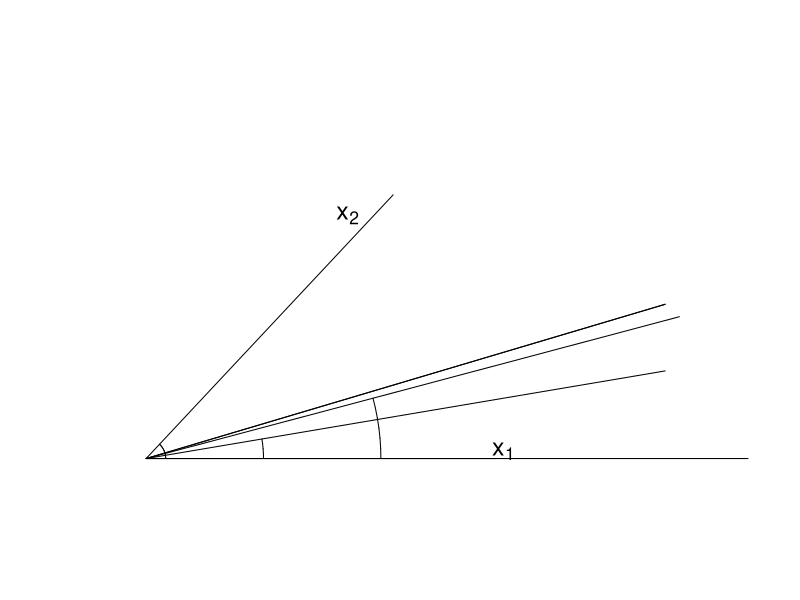

This chart was generated by the following R code:
# author : 2020311198 Dongook Son 손동욱
# 통계적학습이론 과제1

################
# function 정의 #
################

set.seed(1)
data_generation <- function () {
      rm(list = ls())
      n=100
      xx1=rnorm(n)
      xx2=(xx1+rnorm(n))/sqrt(2)
      yy=xx1+xx2/2+rnorm(n)/5

      x1 <<- xx1-mean(xx1)
      x2 <<- xx2-mean(xx2)
      y <<- yy-mean(yy)
}
data_generation()
library(plotrix)

dotproduct <- function(vector1, vector2) {
  return(sum(vector1 * vector2))
}

vector_length <- function(vector) {
  return(sqrt(dotproduct(vector, vector)))
}

angle <- function(vector1, vector2) {
  return(acos(dotproduct(vector1, vector2) / (vector_length(vector1) * vector_length(vector2))))
}

cat("The arcos value(angle) between x1 and x2 is : ", angle(x1, x2))

###################
# Plotting x1, x2 #
###################

# Creates empty plot and variables
plot(1,type="n",axes=F,xlim=c(-1,15),ylim=c(-1,15),xlab="",ylab="")

# pseudo_X1
pseudo_x1 = c(vector_length(x1), 0)
draw.radial.line(0, vector_length(x1), center = c(0,0))
text(pseudo_x1[1] + 0.2, pseudo_x1[2] + 0.3, expression(x[1]),cex=1.5)

# pseudo_X2
pseudo_x2 = c(4.15, 8.6)
draw.radial.line(0, vector_length(x2), center=c(0,0), angle = angle(x1, x2))
text(pseudo_x2[1] + 1, pseudo_x2[2] + 1.5, expression(x[2]),cex=1.5)

# drawing arc
draw.arc(0,0,0.5, angle2 = angle(x1, x2))

############################
# Forward-stagewise 알고리듬 #
############################

data_generation()
library(zeallot)

# maintain dimensionality
X <- cbind(x1, x2)
c(n, p) %<-% dim(X)

# initial residual, beta, threshold
residual <- y
beta <- rep(0, p+1)
threshold <- 0.0000001

# Count iterations
n_iterations <- 1

draw_line_arc <- function (base_vector, fitted_vector, n_iterations) {
  angle <- angle(base_vector, fitted_vector)
  cat('Iteration: ', n_iterations, ', y_fit length: ', vector_length(fitted_vector), ', angle between x1: ', angle, '\n')
  draw.radial.line(0, vector_length(fitted_vector), center = c(0,0), angle = angle)
  draw.arc(0,0, n_iterations, angle2 = angle)
}

# Iterate until convergence
while (abs(cor(residual, x1)) > threshold | abs(cor(residual, x2)) > threshold) {
  if (abs(cor(residual, x1)) > abs(cor(residual, x2))){
    model <- lm(residual~x1)
    beta <- beta + c(model$coefficients[1], model$coefficients[2], 0)
    y_fit <- beta[1] + beta[2] * x1 + beta[3] * x2
    residual <- y - y_fit
  } else {
    model <- lm(residual~x2)
    beta <- beta + c(model$coefficients[1], 0, model$coefficients[2])
    y_fit <- beta[1] + beta[2] * x1 + beta[3] * x2
    residual <- y - y_fit
  }

  if (n_iterations == 1) {
    cat('First step is 0.')
  } else if (n_iterations == 2) {
    cat('Iteration: ', n_iterations, ', y_fit length: ', vector_length(y_fit), ', angle between x1: ', 'Parallel with x1', '\n')
    draw.radial.line(0, vector_length(y_fit), center = c(0,0))
  } else if (n_iterations == 3) {
    draw_line_arc(x1, y_fit, n_iterations)
  } else if (n_iterations == 6) {
    draw_line_arc(x1, y_fit, n_iterations)
  } else if (n_iterations == 30) {
    draw_line_arc(x1, y_fit, n_iterations)
  }
  n_iterations <- n_iterations + 1
}
draw_line_arc(x1, y_fit, n_iterations)

cat('Intercept: ', beta[1], ', beta_1: ', beta[2], ', beta_2: ', beta[3] ,'\n')

# Validation
validation_model <- lm(y ~ x1 + x2)
validation_model$coefficients
